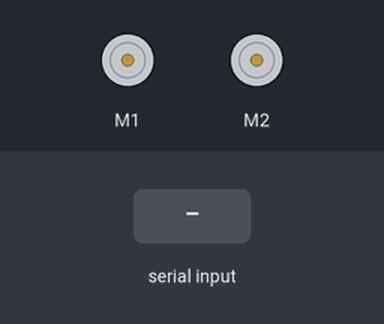
The sketch below on a simulated Arduino Uno, built with avr-gcc and run on an emulated ATmega328P. On the bench: 2 × DC motor (green arrow = forward, orange = backward, longer = faster). The test bench sets the inputs (shaded band).

Above: at 1.2 s.
1.3 s: "F" received over Serial
At 2.5 s:
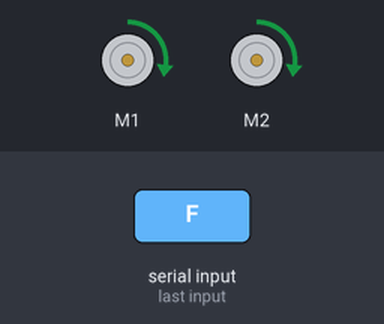
2.8 s: "B" received over Serial
At 3.9 s:
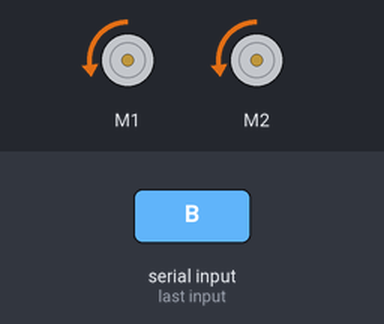
Timing chart, 0 to 5.8 s (numbered marks = the images above; inputs shaded):
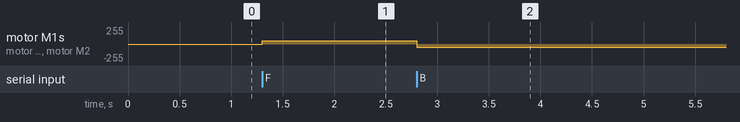

The sketch:

main.ino
```cpp
// (licence header left out)
#include <SoftwareSerial.h>
#include <AFMotor.h>

AF_DCMotor lmotor(1);
AF_DCMotor rmotor(2);

void setup() {
  Serial.begin(9600);           // set up Serial library at 9600 bps

  // turn on motor
  lmotor.setSpeed(50);
  lmotor.run(RELEASE);

  rmotor.setSpeed(50);
  rmotor.run(RELEASE);
}

void loop() {
  byte cmd = 0;

  if (Serial.available() > 0) {
    cmd = Serial.read();
  }
  if (cmd == 'F') {
    rmotor.run(FORWARD);
    lmotor.run(FORWARD);
  }
  else if (cmd == 'B') {
    rmotor.run(BACKWARD);
    lmotor.run(BACKWARD);
  }
  else if (cmd == ' ') {
    rmotor.run(RELEASE);
    lmotor.run(RELEASE);
  }
}
```

Measured:
- after the input at 1.3 s, motor M1, motor M2: stopped → forward 50/255 at once
- after the input at 2.8 s, motor M1, motor M2: forward 50/255 → backward 50/255 at once
